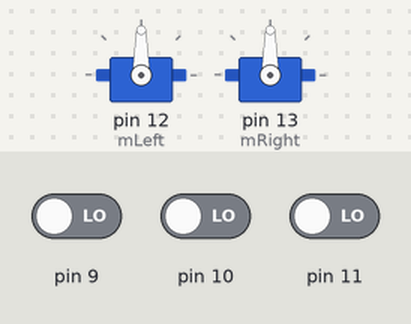
Bench run of a sketch on a simulated Arduino Uno, built with avr-gcc and run on an emulated ATmega328P. Shown: 2 × servo. The test bench sets the inputs (shaded band); at power-on: pin 9 LOW, pin 10 LOW, pin 11 LOW.

Above: at 1.2 s.
1.3 s: pin 9 driven HIGH
At 2.4 s:
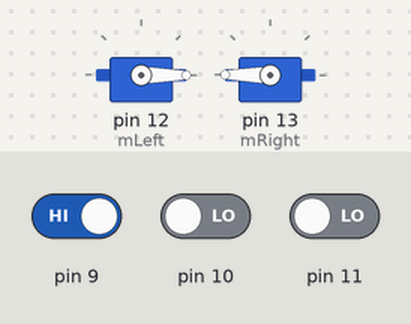
2.8 s: pin 9 driven LOW and pin 10 driven HIGH
At 3.6 s:
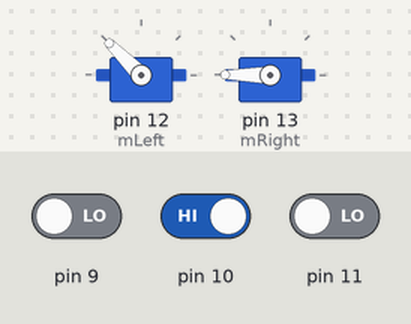
4.3 s: pin 11 driven HIGH
At 4.7 s:
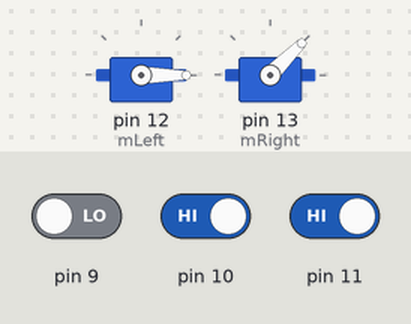
5.8 s: pin 11 driven LOW
At 7.1 s:
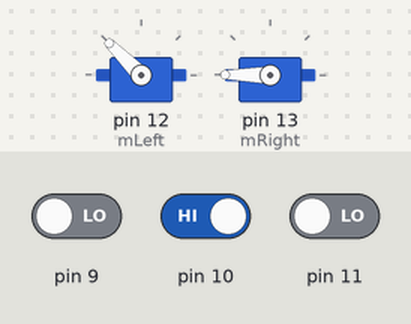
Timing chart, 0 to 8.3 s (numbered marks = the images above; inputs shaded):
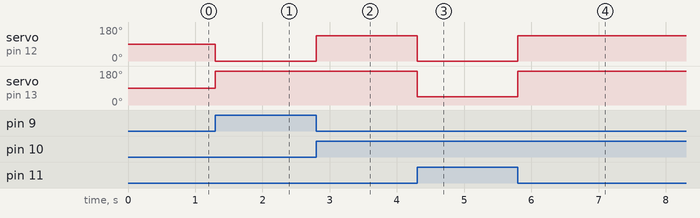

The sketch:

program.ino
```cpp
#include <Servo.h>
Servo mLeft, mRight;
int speed = 90;
void setup() {
  mLeft.attach(12);
  mRight.attach(13);
}
void loop() {
  if (digitalRead(9)) {
    go(speed, speed);
  } else if (digitalRead(11)) {
    go(speed, -speed / 2);
  } else if (digitalRead(10)) {
    go(-speed / 2, speed);
  }
}
void go(int lSpeed, int rSpeed) {
  mLeft.write(90 - lSpeed);
  mRight.write(90 + rSpeed);
}
```

Measured:
- after the input at 1.3 s, servo on pin 12 (mLeft): 90° → 0° at once; servo on pin 13 (mRight): 90° → 180° at once
- after the input at 2.8 s, servo on pin 12 (mLeft): 0° → 135° at once
- after the input at 4.3 s, servo on pin 12 (mLeft): 135° → 0° at once; servo on pin 13 (mRight): 180° → 45° at once
- after the input at 5.8 s, servo on pin 12 (mLeft): 0° → 135° at once; servo on pin 13 (mRight): 45° → 180° at once
